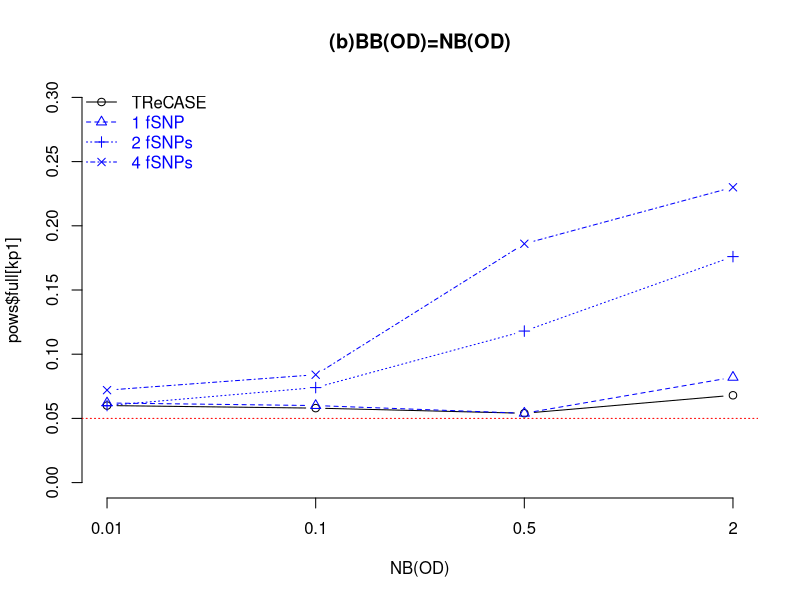

Generate this figure with R:

workdir = "/pine/scr/z/h/zhabotyn/R01/2019_03_20"
#workdir = "C:/research/R01/reqtl/2019_03_20/sim_ex/snp4/"
setwd(workdir)

res = read.csv("figure4b_summary.csv")
pars = res[,1:5]
pows = res[,6:7]
fule = res[,8:10]
shoe = res[,11:13]


cols = c("black", rep("blue", 3))
kp1 = pars$nsnpi == 1
kp2 = pars$nsnpi == 2
kp3 = pars$nsnpi == 4
x0 = 1:4
x = pars$NBod[kp1]

png("Figure4b.png", height=4, width=4, res=300, units="in")
plot(x0, pows$full[kp1], ylim=c(0,.3), type="b", 
main="(b)BB(OD)=NB(OD)", xlab="NB(OD)", bty="n", xaxt="n")
legend("topleft", legend=c("TReCASE", "1 fSNP", "2 fSNPs", "4 fSNPs"), 
bty="n", text.col=cols, col=cols, lty=1:4, pch=1:4,)

axis(1, at=x0, labels=x)

lines(x0, pows$short[kp1], type="b", lty=2, pch=2, col="blue")
lines(x0, pows$short[kp2], type="b", lty=3, pch=3, col="blue")
lines(x0, pows$short[kp3], type="b", lty=4, pch=4, col="blue")
abline(h=0.05, col="red", lty=3)
dev.off()


